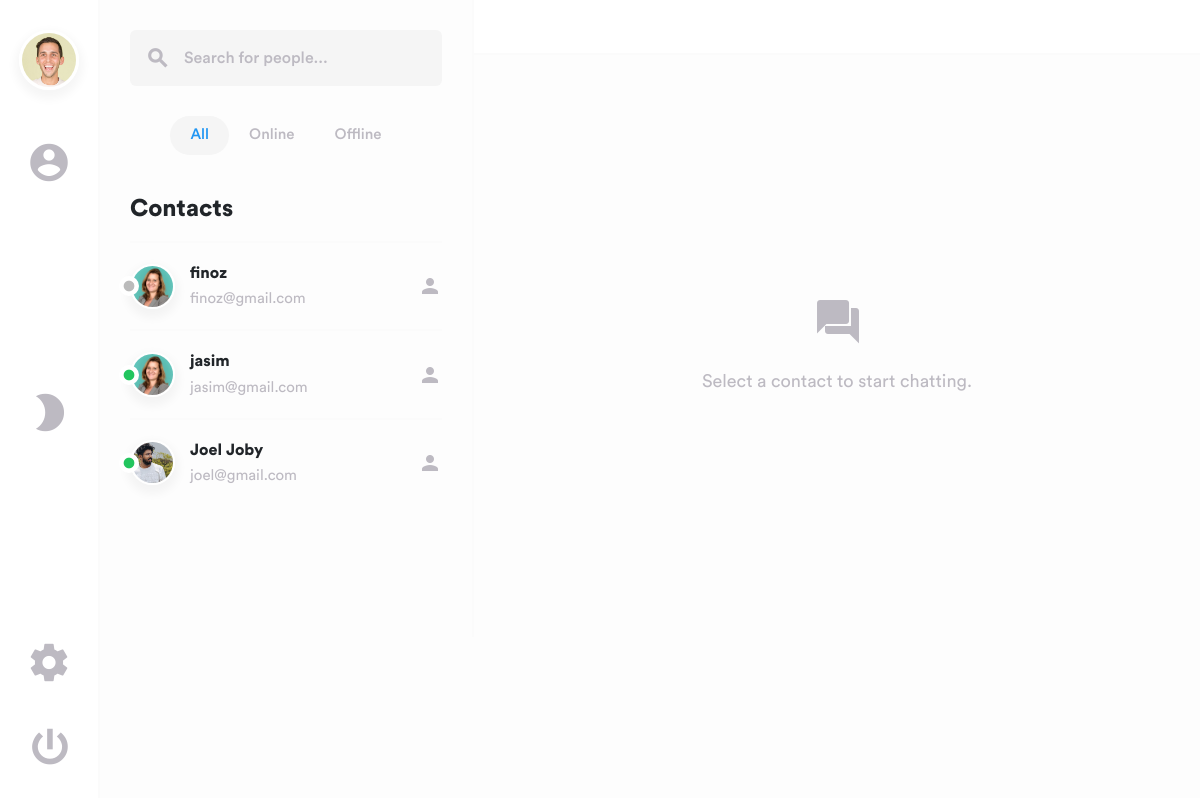
The app's page /chat/users/ (signed in) with its own data.
### accounts/models.py (models this page shows, shortened)
class CustomUser(AbstractBaseUser, PermissionsMixin):
    email = models.EmailField(unique=True)
    username = models.CharField(max_length=150, unique=True)
    is_online = models.BooleanField(default=False)
    last_seen = models.DateTimeField(default=timezone.now)
    is_active = models.BooleanField(default=True)
    is_staff = models.BooleanField(default=False)
    date_joined = models.DateTimeField(default=timezone.now)
    profile_picture = models.ImageField(
        upload_to='profile_pics/',
        null=True,
        blank=True,
    )
    objects = CustomUserManager()
    USERNAME_FIELD = 'email'
    REQUIRED_FIELDS = ['username']

### chat/views.py (the view)
# urls.py: path('users/', views.user_list, name='user_list'),
@login_required(login_url='login')
def user_list(request):
    users = list(User.objects.exclude(id=request.user.id))
    _annotate_unread(users, request.user)
    return render(request, 'chat/user_list.html', {'users': users})

### chat/views.py (called while the page is built)
def _annotate_unread(users, current_user):
    counts = dict(
        Message.objects
        .filter(receiver=current_user, is_read=False)
        .values('sender_id')
        .annotate(n=Count('id'))
        .values_list('sender_id', 'n')
    )
    for user in users:
        user.unread_count = counts.get(user.id, 0)
    return users

### chat/templates/chat/user_list.html (shortened to what this page needs)
{% load static %}
<!DOCTYPE html>
<html lang="en">
<head>
    <link href="{% static 'dist/css/lib/bootstrap.min.css' %}" type="text/css" rel="stylesheet">
    <link href="{% static 'dist/css/swipe.min.css' %}" type="text/css" rel="stylesheet">
</head>
<body>
    <main>
        <div class="layout">
            <div class="navigation">
                <div class="container">
                    <div class="inside">
                        <div class="nav nav-tab menu">
                            <button class="btn" id="nav-avatar-btn">
                                <img class="avatar-xl" id="nav-avatar-img"
                                    src="{% if request.user.profile_picture %}{{ request.user.profile_picture.url }}{% else %}{% static 'dist/img/avatars/avatar-male-1.jpg' %}{% endif %}"
                                    alt="avatar">
                            </button>
                            <a href="#members" data-toggle="tab" class="active"><i
                                    class="material-icons">account_circle</i></a>
                            <button class="btn mode f-grow1" id="theme-toggle" title="Toggle dark mode"><i
                                    class="material-icons" id="theme-icon">brightness_2</i></button>
                            <a href="#settings" data-toggle="tab"><i class="material-icons">settings</i></a>
                            <form action="{% url 'logout' %}" method="post" style="display: inline;">
                                <button type="submit" class="btn power" title="Log out"><i
                                        class="material-icons">power_settings_new</i></button>
                            </form>
                        </div>
                    </div>
                </div>
            </div>
            <div class="sidebar" id="sidebar">
                <div class="container">
                    <div class="col-md-12">
                        <div class="tab-content">
                            <div class="tab-pane fade show active" id="members">
                                <div class="search">
                                    <form class="form-inline position-relative">
                                        <input type="search" class="form-control" id="people"
                                            placeholder="Search for people...">
                                        <button type="button" class="btn btn-link loop"><i
                                                class="material-icons">search</i></button>
                                    </form>
                                </div>
                                <div class="list-group sort">
                                    <button class="btn filterMembersBtn active show" data-toggle="list"
                                        data-filter="all">All</button>
                                    <button class="btn filterMembersBtn" data-toggle="list"
                                        data-filter="online">Online</button>
                                    <button class="btn filterMembersBtn" data-toggle="list"
                                        data-filter="offline">Offline</button>
                                </div>
                                <div class="contacts">
                                    <h1>Contacts</h1>
                                    <div class="list-group" id="contacts" role="tablist">
                                        {% for user in users %}
                                        <a href="{% url 'chat:chat_with_user' user.id %}"
                                            class="filterMembers all {% if user.is_online %}online{% else %}offline{% endif %} contact">
                                            <img class="avatar-md"
                                                src="{% if user.profile_picture %}{{ user.profile_picture.url }}{% else %}{% static 'dist/img/avatars/avatar-female-1.jpg' %}{% endif %}"
                                                data-toggle="tooltip" data-placement="top" title="{{ user.username }}"
                                                alt="avatar">
                                            <div class="status">
                                                <i
                                                    class="material-icons {% if user.is_online %}online{% else %}offline{% endif %}">fiber_manual_record</i>
                                            </div>
                                            <div class="data">
                                                <h5>{{ user.username }}</h5>
                                                <p>{{ user.email }}</p>
                                            </div>
                                            <div class="person-add">
                                                <i class="material-icons">person</i>
                                            </div>
                                        </a>
                                        {% empty %}
                                        <p>No other users found.</p>
                                        {% endfor %}
                                    </div>
                                </div>
                            </div>
                        </div>
                    </div>
                </div>
            </div>
            <div class="main">
                <div class="tab-content" id="nav-tabContent">
                    <div class="babble tab-pane fade active show" id="list-chat" role="tabpanel"
                        aria-labelledby="list-chat-list">
                        <div class="chat" id="chat1">
                            <div class="top">
                            </div>
                            <div class="content empty">
                                <div class="container">
                                    <div class="col-md-12">
                                        <div class="no-messages">
                                            <i class="material-icons md-48">forum</i>
                                            <p>Select a contact to start chatting.</p>
                                        </div>
                                    </div>
                                </div>
                            </div>
                        </div>
                    </div>
                </div>
            </div>
        </div>
    </main>
</body>
</html>

### chat/templates/chat/user_list.html (style rules this page uses)
.material-icons.online { color: #22c55e !important; }
.contact .person-add { position: relative; display: flex; align-items: center; gap: 6px; }
body, .navigation, .sidebar, .main, .chat, .top, .content, .bottom, .text, .contacts, .settings, .profile, .category, .title, .form-control, .list-group-item, a, .data h5, .data p, span, .dropdown-menu, .dropdown-item, input, textarea, .search { transition: background-color .25s ease, color .25s ease, border-color .25s ease, box-shadow .25s ease; }

### records on screen
CustomUser: is_online False (drawn), username "finoz", email "finoz@gmail.com"
CustomUser: is_online True (drawn), username "jasim", email "jasim@gmail.com"
CustomUser: profile_picture (picture), is_online True (drawn), username "Joel Joby", email "joel@gmail.com"
